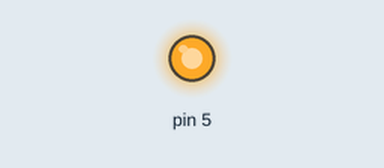
Recording of a sketch running on a simulated Arduino Uno, built with avr-gcc and run on an emulated ATmega328P. Shown: output pins drawn as LEDs (lit = HIGH).

Above: at 0.05 s.
At 0.55 s:
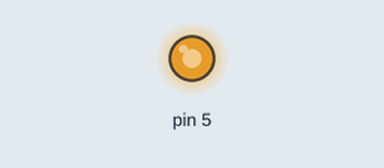
At 1.05 s:
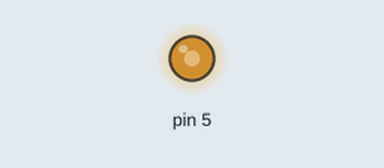
At 2.1 s:
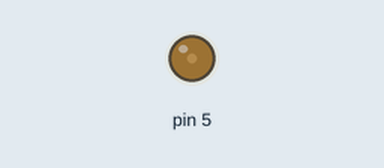
Timing chart, 0 to 5.9 s (numbered marks = the images above):
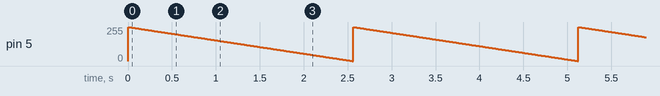

Measured:
- by itself, pin 5: ramps from 255/255 to 0/255 and jumps back, once every 2.6 s

The sketch:

led_dimming1.ino
```cpp
// C++ code
//
int i = 0;

void setup()
{
  pinMode(5, OUTPUT);
}

void loop()
{
  for (i = 255; i >= 0; i -= 1) {
    analogWrite(5, i);
    delay(10); // Wait for 10 millisecond(s)
  }
}
```
